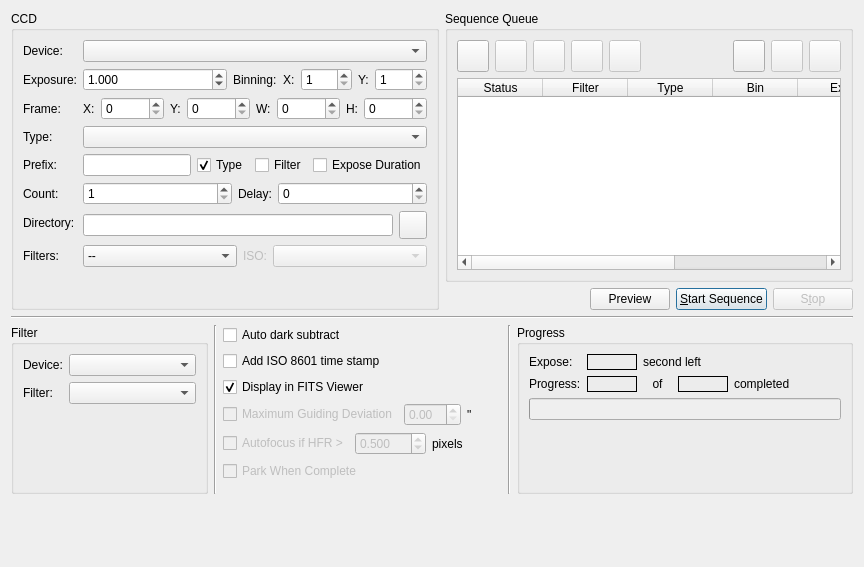
<?xml version="1.0" encoding="UTF-8"?>
<ui version="4.0">
 <class>Capture</class>
 <widget class="QWidget" name="Capture">
  <property name="geometry">
   <rect>
    <x>0</x>
    <y>0</y>
    <width>864</width>
    <height>567</height>
   </rect>
  </property>
  <layout class="QVBoxLayout" name="verticalLayout">
   <item>
    <layout class="QHBoxLayout" name="horizontalLayout_19">
     <item>
      <layout class="QHBoxLayout" name="horizontalLayout_5" stretch="0">
       <property name="sizeConstraint">
        <enum>QLayout::SetDefaultConstraint</enum>
       </property>
       <item>
        <widget class="QGroupBox" name="setupGroup_3">
         <property name="enabled">
          <bool>true</bool>
         </property>
         <property name="sizePolicy">
          <sizepolicy hsizetype="Preferred" vsizetype="Preferred">
           <horstretch>0</horstretch>
           <verstretch>0</verstretch>
          </sizepolicy>
         </property>
         <property name="maximumSize">
          <size>
           <width>16777215</width>
           <height>16777215</height>
          </size>
         </property>
         <property name="title">
          <string>CCD</string>
         </property>
         <layout class="QFormLayout" name="formLayout">
          <item row="0" column="0">
           <widget class="QLabel" name="textLabel1_6">
            <property name="toolTip">
             <string/>
            </property>
            <property name="whatsThis">
             <string/>
            </property>
            <property name="text">
             <string>Device:</string>
            </property>
           </widget>
          </item>
          <item row="0" column="1">
           <widget class="QComboBox" name="CCDCaptureCombo"/>
          </item>
          <item row="1" column="0">
           <widget class="QLabel" name="exposureLabel_2">
            <property name="toolTip">
             <string>Set the exposure time in seconds for individual images, if applicable</string>
            </property>
            <property name="whatsThis">
             <string/>
            </property>
            <property name="text">
             <string>Exposure:</string>
            </property>
           </widget>
          </item>
          <item row="1" column="1">
           <layout class="QHBoxLayout" name="horizontalLayout_16">
            <item>
             <widget class="QDoubleSpinBox" name="exposureIN">
              <property name="sizePolicy">
               <sizepolicy hsizetype="MinimumExpanding" vsizetype="Fixed">
                <horstretch>0</horstretch>
                <verstretch>0</verstretch>
               </sizepolicy>
              </property>
              <property name="decimals">
               <number>3</number>
              </property>
              <property name="minimum">
               <double>0.001000000000000</double>
              </property>
              <property name="maximum">
               <double>3600.000000000000000</double>
              </property>
              <property name="value">
               <double>1.000000000000000</double>
              </property>
             </widget>
            </item>
            <item>
             <widget class="QLabel" name="textLabel1_9">
              <property name="toolTip">
               <string>Horizontal and Vertical binning</string>
              </property>
              <property name="whatsThis">
               <string/>
              </property>
              <property name="text">
               <string>Binning:</string>
              </property>
             </widget>
            </item>
            <item>
             <layout class="QHBoxLayout" name="horizontalLayout_15">
              <item>
               <layout class="QHBoxLayout" name="horizontalLayout">
                <item>
                 <widget class="QLabel" name="textLabel1_10">
                  <property name="toolTip">
                   <string/>
                  </property>
                  <property name="whatsThis">
                   <string/>
                  </property>
                  <property name="text">
                   <string>X:</string>
                  </property>
                 </widget>
                </item>
                <item>
                 <widget class="QSpinBox" name="binXIN">
                  <property name="sizePolicy">
                   <sizepolicy hsizetype="MinimumExpanding" vsizetype="Fixed">
                    <horstretch>0</horstretch>
                    <verstretch>0</verstretch>
                   </sizepolicy>
                  </property>
                  <property name="toolTip">
                   <string>Horizontal binning</string>
                  </property>
                  <property name="minimum">
                   <number>1</number>
                  </property>
                  <property name="maximum">
                   <number>10</number>
                  </property>
                  <property name="value">
                   <number>1</number>
                  </property>
                 </widget>
                </item>
               </layout>
              </item>
              <item>
               <layout class="QHBoxLayout" name="horizontalLayout_9">
                <item>
                 <widget class="QLabel" name="textLabel1_11">
                  <property name="toolTip">
                   <string/>
                  </property>
                  <property name="whatsThis">
                   <string/>
                  </property>
                  <property name="text">
                   <string>Y:</string>
                  </property>
                 </widget>
                </item>
                <item>
                 <widget class="QSpinBox" name="binYIN">
                  <property name="sizePolicy">
                   <sizepolicy hsizetype="MinimumExpanding" vsizetype="Fixed">
                    <horstretch>0</horstretch>
                    <verstretch>0</verstretch>
                   </sizepolicy>
                  </property>
                  <property name="toolTip">
                   <string>Vertical binning</string>
                  </property>
                  <property name="minimum">
                   <number>1</number>
                  </property>
                  <property name="maximum">
                   <number>10</number>
                  </property>
                  <property name="value">
                   <number>1</number>
                  </property>
                 </widget>
                </item>
               </layout>
              </item>
             </layout>
            </item>
           </layout>
          </item>
          <item row="2" column="0">
           <widget class="QLabel" name="textLabel1_12">
            <property name="toolTip">
             <string/>
            </property>
            <property name="whatsThis">
             <string/>
            </property>
            <property name="text">
             <string>Frame:</string>
            </property>
           </widget>
          </item>
          <item row="2" column="1">
           <layout class="QHBoxLayout" name="horizontalLayout_2">
            <item>
             <widget class="QLabel" name="textLabel1_13">
              <property name="toolTip">
               <string/>
              </property>
              <property name="whatsThis">
               <string/>
              </property>
              <property name="text">
               <string>X:</string>
              </property>
             </widget>
            </item>
            <item>
             <widget class="QSpinBox" name="frameXIN">
              <property name="sizePolicy">
               <sizepolicy hsizetype="Expanding" vsizetype="Fixed">
                <horstretch>0</horstretch>
                <verstretch>0</verstretch>
               </sizepolicy>
              </property>
             </widget>
            </item>
            <item>
             <widget class="QLabel" name="textLabel1_14">
              <property name="toolTip">
               <string/>
              </property>
              <property name="whatsThis">
               <string/>
              </property>
              <property name="text">
               <string>Y:</string>
              </property>
             </widget>
            </item>
            <item>
             <widget class="QSpinBox" name="frameYIN">
              <property name="sizePolicy">
               <sizepolicy hsizetype="Expanding" vsizetype="Fixed">
                <horstretch>0</horstretch>
                <verstretch>0</verstretch>
               </sizepolicy>
              </property>
             </widget>
            </item>
            <item>
             <widget class="QLabel" name="textLabel1_15">
              <property name="toolTip">
               <string/>
              </property>
              <property name="whatsThis">
               <string/>
              </property>
              <property name="text">
               <string>W:</string>
              </property>
             </widget>
            </item>
            <item>
             <widget class="QSpinBox" name="frameWIN">
              <property name="sizePolicy">
               <sizepolicy hsizetype="Expanding" vsizetype="Fixed">
                <horstretch>0</horstretch>
                <verstretch>0</verstretch>
               </sizepolicy>
              </property>
              <property name="maximum">
               <number>99</number>
              </property>
             </widget>
            </item>
            <item>
             <widget class="QLabel" name="textLabel1_16">
              <property name="toolTip">
               <string/>
              </property>
              <property name="whatsThis">
               <string/>
              </property>
              <property name="text">
               <string>H:</string>
              </property>
             </widget>
            </item>
            <item>
             <widget class="QSpinBox" name="frameHIN">
              <property name="sizePolicy">
               <sizepolicy hsizetype="Expanding" vsizetype="Fixed">
                <horstretch>0</horstretch>
                <verstretch>0</verstretch>
               </sizepolicy>
              </property>
             </widget>
            </item>
           </layout>
          </item>
          <item row="3" column="0">
           <widget class="QLabel" name="textLabel1_17">
            <property name="toolTip">
             <string/>
            </property>
            <property name="whatsThis">
             <string/>
            </property>
            <property name="text">
             <string>Type:</string>
            </property>
           </widget>
          </item>
          <item row="3" column="1">
           <widget class="QComboBox" name="frameTypeCombo"/>
          </item>
          <item row="4" column="0">
           <widget class="QLabel" name="textLabel1_7">
            <property name="toolTip">
             <string>Prefix to append to the beginning of file names</string>
            </property>
            <property name="whatsThis">
             <string/>
            </property>
            <property name="text">
             <string>Prefix:</string>
            </property>
           </widget>
          </item>
          <item row="4" column="1">
           <layout class="QHBoxLayout" name="horizontalLayout_3">
            <item>
             <widget class="QLineEdit" name="prefixIN"/>
            </item>
            <item>
             <widget class="QCheckBox" name="frameTypeCheck">
              <property name="toolTip">
               <string>Active CCD frame type</string>
              </property>
              <property name="text">
               <string>Type</string>
              </property>
              <property name="checked">
               <bool>true</bool>
              </property>
             </widget>
            </item>
            <item>
             <widget class="QCheckBox" name="filterCheck">
              <property name="toolTip">
               <string>Active filter slot</string>
              </property>
              <property name="text">
               <string>Filter</string>
              </property>
             </widget>
            </item>
            <item>
             <widget class="QCheckBox" name="expDurationCheck">
              <property name="toolTip">
               <string/>
              </property>
              <property name="text">
               <string>Expose Duration</string>
              </property>
             </widget>
            </item>
           </layout>
          </item>
          <item row="5" column="0">
           <widget class="QLabel" name="textLabel1_4">
            <property name="toolTip">
             <string>Number of images to capture</string>
            </property>
            <property name="whatsThis">
             <string/>
            </property>
            <property name="text">
             <string>Count:</string>
            </property>
           </widget>
          </item>
          <item row="5" column="1">
           <layout class="QHBoxLayout" name="horizontalLayout_17">
            <item>
             <widget class="QSpinBox" name="countIN">
              <property name="sizePolicy">
               <sizepolicy hsizetype="MinimumExpanding" vsizetype="Fixed">
                <horstretch>0</horstretch>
                <verstretch>0</verstretch>
               </sizepolicy>
              </property>
              <property name="minimum">
               <number>1</number>
              </property>
              <property name="maximum">
               <number>999</number>
              </property>
              <property name="value">
               <number>1</number>
              </property>
             </widget>
            </item>
            <item>
             <widget class="QLabel" name="textLabel1_8">
              <property name="toolTip">
               <string>Delay in seconds between consecutive images</string>
              </property>
              <property name="whatsThis">
               <string/>
              </property>
              <property name="text">
               <string>Delay:</string>
              </property>
             </widget>
            </item>
            <item>
             <widget class="QSpinBox" name="delayIN">
              <property name="sizePolicy">
               <sizepolicy hsizetype="MinimumExpanding" vsizetype="Fixed">
                <horstretch>0</horstretch>
                <verstretch>0</verstretch>
               </sizepolicy>
              </property>
              <property name="maximum">
               <number>3600</number>
              </property>
             </widget>
            </item>
           </layout>
          </item>
          <item row="6" column="0">
           <widget class="QLabel" name="textLabel1_18">
            <property name="toolTip">
             <string>Directory to save sequence images</string>
            </property>
            <property name="whatsThis">
             <string/>
            </property>
            <property name="text">
             <string>Directory:</string>
            </property>
           </widget>
          </item>
          <item row="6" column="1">
           <layout class="QHBoxLayout" name="horizontalLayout_8">
            <item>
             <widget class="QLineEdit" name="fitsDir"/>
            </item>
            <item>
             <widget class="QPushButton" name="selectFITSDirB">
              <property name="sizePolicy">
               <sizepolicy hsizetype="Fixed" vsizetype="Fixed">
                <horstretch>0</horstretch>
                <verstretch>0</verstretch>
               </sizepolicy>
              </property>
              <property name="minimumSize">
               <size>
                <width>28</width>
                <height>28</height>
               </size>
              </property>
              <property name="maximumSize">
               <size>
                <width>28</width>
                <height>28</height>
               </size>
              </property>
              <property name="text">
               <string/>
              </property>
             </widget>
            </item>
           </layout>
          </item>
          <item row="7" column="0">
           <widget class="QLabel" name="label_8">
            <property name="toolTip">
             <string>Apply filter to image after capture to enhance it</string>
            </property>
            <property name="text">
             <string>Filters:</string>
            </property>
           </widget>
          </item>
          <item row="7" column="1">
           <layout class="QHBoxLayout" name="horizontalLayout_18">
            <item>
             <widget class="QComboBox" name="filterCombo">
              <property name="sizePolicy">
               <sizepolicy hsizetype="MinimumExpanding" vsizetype="Fixed">
                <horstretch>0</horstretch>
                <verstretch>0</verstretch>
               </sizepolicy>
              </property>
              <item>
               <property name="text">
                <string>--</string>
               </property>
              </item>
             </widget>
            </item>
            <item>
             <widget class="QLabel" name="ISOLabel">
              <property name="enabled">
               <bool>false</bool>
              </property>
              <property name="text">
               <string>ISO:</string>
              </property>
             </widget>
            </item>
            <item>
             <widget class="QComboBox" name="ISOCombo">
              <property name="enabled">
               <bool>false</bool>
              </property>
              <property name="sizePolicy">
               <sizepolicy hsizetype="MinimumExpanding" vsizetype="Fixed">
                <horstretch>0</horstretch>
                <verstretch>0</verstretch>
               </sizepolicy>
              </property>
             </widget>
            </item>
           </layout>
          </item>
         </layout>
        </widget>
       </item>
      </layout>
     </item>
     <item>
      <layout class="QVBoxLayout" name="verticalLayout_3">
       <item>
        <widget class="QGroupBox" name="groupBox">
         <property name="sizePolicy">
          <sizepolicy hsizetype="Expanding" vsizetype="Expanding">
           <horstretch>0</horstretch>
           <verstretch>0</verstretch>
          </sizepolicy>
         </property>
         <property name="title">
          <string>Sequence Queue</string>
         </property>
         <layout class="QVBoxLayout" name="verticalLayout_8">
          <item>
           <layout class="QHBoxLayout" name="horizontalLayout_14">
            <item>
             <widget class="QPushButton" name="addToQueueB">
              <property name="minimumSize">
               <size>
                <width>32</width>
                <height>32</height>
               </size>
              </property>
              <property name="maximumSize">
               <size>
                <width>32</width>
                <height>32</height>
               </size>
              </property>
              <property name="text">
               <string/>
              </property>
             </widget>
            </item>
            <item>
             <widget class="QPushButton" name="removeFromQueueB">
              <property name="enabled">
               <bool>false</bool>
              </property>
              <property name="minimumSize">
               <size>
                <width>32</width>
                <height>32</height>
               </size>
              </property>
              <property name="maximumSize">
               <size>
                <width>32</width>
                <height>32</height>
               </size>
              </property>
              <property name="text">
               <string/>
              </property>
             </widget>
            </item>
            <item>
             <widget class="QPushButton" name="queueUpB">
              <property name="enabled">
               <bool>false</bool>
              </property>
              <property name="minimumSize">
               <size>
                <width>32</width>
                <height>32</height>
               </size>
              </property>
              <property name="maximumSize">
               <size>
                <width>32</width>
                <height>32</height>
               </size>
              </property>
              <property name="text">
               <string/>
              </property>
             </widget>
            </item>
            <item>
             <widget class="QPushButton" name="queueDownB">
              <property name="enabled">
               <bool>false</bool>
              </property>
              <property name="minimumSize">
               <size>
                <width>32</width>
                <height>32</height>
               </size>
              </property>
              <property name="maximumSize">
               <size>
                <width>32</width>
                <height>32</height>
               </size>
              </property>
              <property name="text">
               <string/>
              </property>
             </widget>
            </item>
            <item>
             <widget class="QPushButton" name="resetB">
              <property name="enabled">
               <bool>false</bool>
              </property>
              <property name="minimumSize">
               <size>
                <width>32</width>
                <height>32</height>
               </size>
              </property>
              <property name="maximumSize">
               <size>
                <width>32</width>
                <height>32</height>
               </size>
              </property>
              <property name="toolTip">
               <string>Reset status of all jobs</string>
              </property>
              <property name="text">
               <string/>
              </property>
             </widget>
            </item>
            <item>
             <spacer name="horizontalSpacer">
              <property name="orientation">
               <enum>Qt::Horizontal</enum>
              </property>
              <property name="sizeHint" stdset="0">
               <size>
                <width>40</width>
                <height>20</height>
               </size>
              </property>
             </spacer>
            </item>
            <item>
             <widget class="QPushButton" name="queueLoadB">
              <property name="minimumSize">
               <size>
                <width>32</width>
                <height>32</height>
               </size>
              </property>
              <property name="maximumSize">
               <size>
                <width>32</width>
                <height>32</height>
               </size>
              </property>
              <property name="text">
               <string/>
              </property>
             </widget>
            </item>
            <item>
             <widget class="QPushButton" name="queueSaveB">
              <property name="enabled">
               <bool>false</bool>
              </property>
              <property name="minimumSize">
               <size>
                <width>32</width>
                <height>32</height>
               </size>
              </property>
              <property name="maximumSize">
               <size>
                <width>32</width>
                <height>32</height>
               </size>
              </property>
              <property name="text">
               <string/>
              </property>
             </widget>
            </item>
            <item>
             <widget class="QPushButton" name="queueSaveAsB">
              <property name="enabled">
               <bool>false</bool>
              </property>
              <property name="minimumSize">
               <size>
                <width>32</width>
                <height>32</height>
               </size>
              </property>
              <property name="maximumSize">
               <size>
                <width>32</width>
                <height>32</height>
               </size>
              </property>
              <property name="text">
               <string/>
              </property>
             </widget>
            </item>
           </layout>
          </item>
          <item>
           <widget class="QTableWidget" name="queueTable">
            <property name="sizePolicy">
             <sizepolicy hsizetype="MinimumExpanding" vsizetype="MinimumExpanding">
              <horstretch>0</horstretch>
              <verstretch>0</verstretch>
             </sizepolicy>
            </property>
            <property name="horizontalScrollBarPolicy">
             <enum>Qt::ScrollBarAsNeeded</enum>
            </property>
            <attribute name="horizontalHeaderDefaultSectionSize">
             <number>85</number>
            </attribute>
            <attribute name="horizontalHeaderMinimumSectionSize">
             <number>30</number>
            </attribute>
            <column>
             <property name="text">
              <string>Status</string>
             </property>
            </column>
            <column>
             <property name="text">
              <string>Filter</string>
             </property>
            </column>
            <column>
             <property name="text">
              <string>Type</string>
             </property>
            </column>
            <column>
             <property name="text">
              <string>Bin</string>
             </property>
            </column>
            <column>
             <property name="text">
              <string>Exp</string>
             </property>
            </column>
            <column>
             <property name="text">
              <string>ISO</string>
             </property>
            </column>
            <column>
             <property name="text">
              <string>Count</string>
             </property>
            </column>
           </widget>
          </item>
         </layout>
        </widget>
       </item>
       <item>
        <layout class="QHBoxLayout" name="horizontalLayout_7">
         <item>
          <spacer name="buttonSpacer">
           <property name="orientation">
            <enum>Qt::Horizontal</enum>
           </property>
           <property name="sizeType">
            <enum>QSizePolicy::Expanding</enum>
           </property>
           <property name="sizeHint" stdset="0">
            <size>
             <width>18</width>
             <height>21</height>
            </size>
           </property>
          </spacer>
         </item>
         <item>
          <widget class="QPushButton" name="previewB">
           <property name="toolTip">
            <string/>
           </property>
           <property name="text">
            <string>Preview</string>
           </property>
          </widget>
         </item>
         <item>
          <widget class="QPushButton" name="startB">
           <property name="toolTip">
            <string/>
           </property>
           <property name="text">
            <string>&amp;Start Sequence</string>
           </property>
           <property name="autoDefault">
            <bool>true</bool>
           </property>
           <property name="default">
            <bool>true</bool>
           </property>
          </widget>
         </item>
         <item>
          <widget class="QPushButton" name="stopB">
           <property name="enabled">
            <bool>false</bool>
           </property>
           <property name="text">
            <string>S&amp;top</string>
           </property>
           <property name="autoDefault">
            <bool>true</bool>
           </property>
           <property name="default">
            <bool>true</bool>
           </property>
          </widget>
         </item>
        </layout>
       </item>
      </layout>
     </item>
    </layout>
   </item>
   <item>
    <widget class="Line" name="line">
     <property name="orientation">
      <enum>Qt::Horizontal</enum>
     </property>
    </widget>
   </item>
   <item>
    <layout class="QHBoxLayout" name="horizontalLayout_13">
     <item>
      <widget class="QGroupBox" name="setupGroup">
       <property name="sizePolicy">
        <sizepolicy hsizetype="Expanding" vsizetype="Expanding">
         <horstretch>0</horstretch>
         <verstretch>0</verstretch>
        </sizepolicy>
       </property>
       <property name="title">
        <string>Filter</string>
       </property>
       <layout class="QVBoxLayout" name="verticalLayout_6">
        <item>
         <layout class="QHBoxLayout" name="horizontalLayout_4" stretch="0,1">
          <item>
           <layout class="QVBoxLayout" name="verticalLayout_5">
            <item>
             <widget class="QLabel" name="textLabel1_5_3">
              <property name="toolTip">
               <string/>
              </property>
              <property name="whatsThis">
               <string/>
              </property>
              <property name="text">
               <string>Device:</string>
              </property>
             </widget>
            </item>
            <item>
             <widget class="QLabel" name="textLabel1_2_3">
              <property name="toolTip">
               <string>Number of images to capture</string>
              </property>
              <property name="whatsThis">
               <string/>
              </property>
              <property name="text">
               <string>Filter:</string>
              </property>
             </widget>
            </item>
           </layout>
          </item>
          <item>
           <layout class="QVBoxLayout" name="verticalLayout_4">
            <item>
             <widget class="QComboBox" name="FilterCaptureCombo"/>
            </item>
            <item>
             <widget class="QComboBox" name="FilterPosCombo"/>
            </item>
           </layout>
          </item>
         </layout>
        </item>
        <item>
         <spacer name="verticalSpacer_3">
          <property name="orientation">
           <enum>Qt::Vertical</enum>
          </property>
          <property name="sizeHint" stdset="0">
           <size>
            <width>20</width>
            <height>6</height>
           </size>
          </property>
         </spacer>
        </item>
       </layout>
      </widget>
     </item>
     <item>
      <widget class="Line" name="line_3">
       <property name="orientation">
        <enum>Qt::Vertical</enum>
       </property>
      </widget>
     </item>
     <item>
      <layout class="QVBoxLayout" name="verticalLayout_9">
       <item>
        <widget class="QCheckBox" name="darkSubCheck">
         <property name="toolTip">
          <string>Perform automatic dark subtraction in preview mode</string>
         </property>
         <property name="text">
          <string>Auto dark subtract</string>
         </property>
         <property name="checked">
          <bool>false</bool>
         </property>
        </widget>
       </item>
       <item>
        <widget class="QCheckBox" name="ISOCheck">
         <property name="toolTip">
          <string>Append time stamp to the file name</string>
         </property>
         <property name="text">
          <string>Add ISO 8601 time stamp</string>
         </property>
         <property name="checked">
          <bool>false</bool>
         </property>
        </widget>
       </item>
       <item>
        <widget class="QCheckBox" name="displayCheck">
         <property name="toolTip">
          <string>Display captured sequence images in the FITS Viewer</string>
         </property>
         <property name="text">
          <string>Display in FITS Viewer</string>
         </property>
         <property name="checked">
          <bool>true</bool>
         </property>
        </widget>
       </item>
       <item>
        <layout class="QHBoxLayout" name="horizontalLayout_10">
         <item>
          <widget class="QCheckBox" name="guideDeviationCheck">
           <property name="enabled">
            <bool>false</bool>
           </property>
           <property name="toolTip">
            <string>Abort sequence if guiding deviation exceed this value</string>
           </property>
           <property name="text">
            <string>Maximum Guiding Deviation</string>
           </property>
           <property name="checked">
            <bool>false</bool>
           </property>
          </widget>
         </item>
         <item>
          <widget class="QDoubleSpinBox" name="guideDeviation">
           <property name="enabled">
            <bool>false</bool>
           </property>
           <property name="decimals">
            <number>2</number>
           </property>
           <property name="maximum">
            <double>30.000000000000000</double>
           </property>
           <property name="singleStep">
            <double>0.500000000000000</double>
           </property>
          </widget>
         </item>
         <item>
          <widget class="QLabel" name="textLabel1_2_4">
           <property name="toolTip">
            <string>Number of images to capture</string>
           </property>
           <property name="whatsThis">
            <string/>
           </property>
           <property name="text">
            <string>&quot;</string>
           </property>
          </widget>
         </item>
        </layout>
       </item>
       <item>
        <layout class="QHBoxLayout" name="horizontalLayout_12">
         <item>
          <widget class="QCheckBox" name="autofocusCheck">
           <property name="enabled">
            <bool>false</bool>
           </property>
           <property name="toolTip">
            <string>Perform autofocusing once Half-Flux-Radius (HFR) value exceeds this limit</string>
           </property>
           <property name="text">
            <string>Autofocus if HFR &gt;</string>
           </property>
          </widget>
         </item>
         <item>
          <widget class="QDoubleSpinBox" name="HFRPixels">
           <property name="enabled">
            <bool>false</bool>
           </property>
           <property name="decimals">
            <number>3</number>
           </property>
           <property name="minimum">
            <double>0.050000000000000</double>
           </property>
           <property name="maximum">
            <double>10.000000000000000</double>
           </property>
           <property name="singleStep">
            <double>0.100000000000000</double>
           </property>
           <property name="value">
            <double>0.500000000000000</double>
           </property>
          </widget>
         </item>
         <item>
          <widget class="QLabel" name="textLabel1_2_5">
           <property name="toolTip">
            <string>Number of images to capture</string>
           </property>
           <property name="whatsThis">
            <string/>
           </property>
           <property name="text">
            <string>pixels</string>
           </property>
          </widget>
         </item>
        </layout>
       </item>
       <item>
        <widget class="QCheckBox" name="parkCheck">
         <property name="enabled">
          <bool>false</bool>
         </property>
         <property name="toolTip">
          <string>Automatically park telescope once all sequence jobs are completed</string>
         </property>
         <property name="text">
          <string>Park When Complete</string>
         </property>
        </widget>
       </item>
       <item>
        <spacer name="verticalSpacer_2">
         <property name="orientation">
          <enum>Qt::Vertical</enum>
         </property>
         <property name="sizeHint" stdset="0">
          <size>
           <width>279</width>
           <height>13</height>
          </size>
         </property>
        </spacer>
       </item>
      </layout>
     </item>
     <item>
      <layout class="QHBoxLayout" name="horizontalLayout_11">
       <item>
        <widget class="Line" name="line_2">
         <property name="orientation">
          <enum>Qt::Vertical</enum>
         </property>
        </widget>
       </item>
       <item>
        <widget class="QGroupBox" name="progressGroup">
         <property name="title">
          <string>Progress</string>
         </property>
         <layout class="QVBoxLayout" name="verticalLayout_7">
          <item>
           <layout class="QHBoxLayout" name="horizontalLayout_6">
            <item>
             <layout class="QGridLayout" name="progressLayout">
              <item row="0" column="0">
               <widget class="QLabel" name="progressLabel_3">
                <property name="text">
                 <string>Expose:</string>
                </property>
               </widget>
              </item>
              <item row="0" column="1">
               <widget class="QLabel" name="exposeOUT">
                <property name="minimumSize">
                 <size>
                  <width>50</width>
                  <height>0</height>
                 </size>
                </property>
                <property name="frameShape">
                 <enum>QFrame::Box</enum>
                </property>
                <property name="text">
                 <string/>
                </property>
               </widget>
              </item>
              <item row="0" column="2" colspan="2">
               <widget class="QLabel" name="secondsLabel">
                <property name="sizePolicy">
                 <sizepolicy hsizetype="Fixed" vsizetype="Preferred">
                  <horstretch>0</horstretch>
                  <verstretch>0</verstretch>
                 </sizepolicy>
                </property>
                <property name="minimumSize">
                 <size>
                  <width>85</width>
                  <height>0</height>
                 </size>
                </property>
                <property name="maximumSize">
                 <size>
                  <width>85</width>
                  <height>16777215</height>
                 </size>
                </property>
                <property name="text">
                 <string notr="true">second left</string>
                </property>
               </widget>
              </item>
              <item row="1" column="0">
               <widget class="QLabel" name="progressLabel_2">
                <property name="text">
                 <string>Progress:</string>
                </property>
               </widget>
              </item>
              <item row="1" column="1">
               <widget class="QLabel" name="currentImgCountOUT">
                <property name="minimumSize">
                 <size>
                  <width>50</width>
                  <height>0</height>
                 </size>
                </property>
                <property name="frameShape">
                 <enum>QFrame::Box</enum>
                </property>
                <property name="text">
                 <string/>
                </property>
               </widget>
              </item>
              <item row="1" column="2">
               <widget class="QLabel" name="textLabel1_4_2_3">
                <property name="text">
                 <string>of</string>
                </property>
                <property name="alignment">
                 <set>Qt::AlignCenter</set>
                </property>
               </widget>
              </item>
              <item row="1" column="3">
               <widget class="QLabel" name="fullImgCountOUT">
                <property name="minimumSize">
                 <size>
                  <width>50</width>
                  <height>0</height>
                 </size>
                </property>
                <property name="frameShape">
                 <enum>QFrame::Box</enum>
                </property>
                <property name="text">
                 <string/>
                </property>
               </widget>
              </item>
              <item row="1" column="4">
               <widget class="QLabel" name="completedLabel_2">
                <property name="text">
                 <string>completed</string>
                </property>
               </widget>
              </item>
             </layout>
            </item>
            <item>
             <spacer name="progressSpacer">
              <property name="orientation">
               <enum>Qt::Horizontal</enum>
              </property>
              <property name="sizeType">
               <enum>QSizePolicy::Expanding</enum>
              </property>
              <property name="sizeHint" stdset="0">
               <size>
                <width>51</width>
                <height>20</height>
               </size>
              </property>
             </spacer>
            </item>
           </layout>
          </item>
          <item>
           <widget class="QProgressBar" name="imgProgress">
            <property name="enabled">
             <bool>false</bool>
            </property>
           </widget>
          </item>
          <item>
           <spacer name="verticalSpacer_4">
            <property name="orientation">
             <enum>Qt::Vertical</enum>
            </property>
            <property name="sizeHint" stdset="0">
             <size>
              <width>20</width>
              <height>40</height>
             </size>
            </property>
           </spacer>
          </item>
         </layout>
        </widget>
       </item>
      </layout>
     </item>
    </layout>
   </item>
   <item>
    <spacer name="verticalSpacer12">
     <property name="orientation">
      <enum>Qt::Vertical</enum>
     </property>
     <property name="sizeHint" stdset="0">
      <size>
       <width>20</width>
       <height>0</height>
      </size>
     </property>
    </spacer>
   </item>
  </layout>
  <zorder></zorder>
  <zorder>verticalSpacer12</zorder>
  <zorder>line</zorder>
  <zorder></zorder>
 </widget>
 <resources/>
 <connections/>
</ui>
